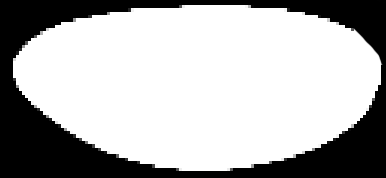
%> input picture data/prior/shapePrior.png, 386 x 178 px
$ octave createShapePrior.m   (GNU Octave 9; MATLAB toolbox functions it lacks are replaced by stand-ins)
%> lines starting %> are read from the running program, lines starting %| are printed output that depends on the picture
shapePrior = imread('../data/prior/shapePrior.png');
%> shapePrior is the input picture: size 178x386x3 uint8; min 0, max 255, mean 176.7
shapePrior = mean(shapePrior,3);
%> shapePrior: size 178x386 double
shapePrior = shapePrior/255;
shapePrior = imresize(shapePrior,[50,122]);
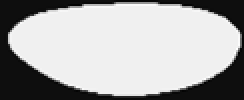
%> shapePrior: size 50x122 double (shown 2 times larger); min -0.0641, max 1.06, mean 0.693; drawn with min black and max white
figure;imagesc(shapePrior);colorbar;
%> after `colorbar`:
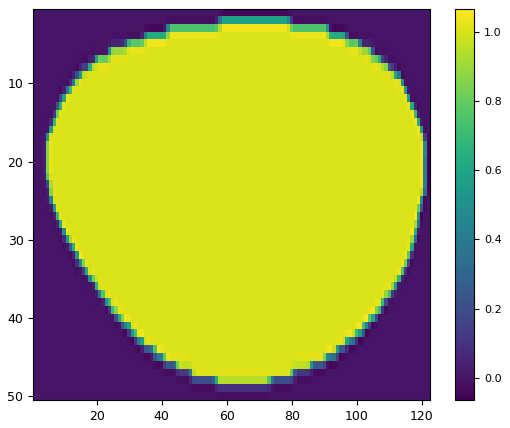
%> figure redrawn from the program's plot data
[nRowsPrior, nColsPrior] = size(shapePrior);
%> nRowsPrior = 50; nColsPrior = 122

idxStartCols = 10:2:20;
idxStartRows = 30:2:40;
%> (the run ends here)
